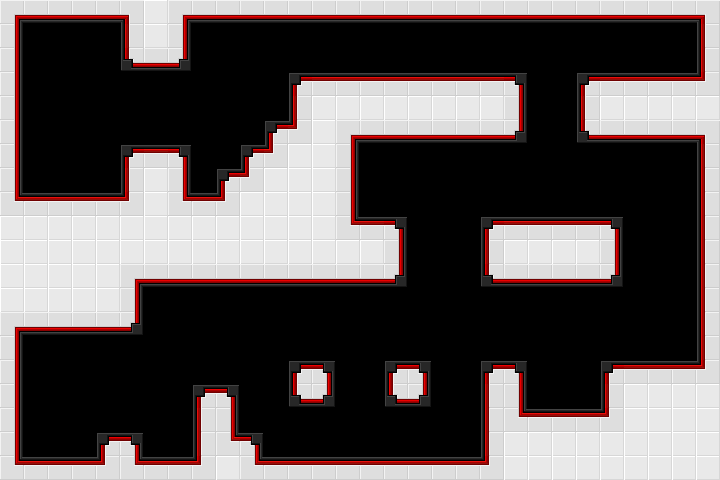

Below is a game level as drawn by its tile map, then a one-line description and the .tmx that defines it (tile-layer data replaced by summaries):
An orthogonal 30x20 tile map with 24x24 px tiles, 1 tile layer (Tile Layer 1).

<map version="1.0" orientation="orthogonal" width="30" height="20" tilewidth="24" tileheight="24">
 <tileset firstgid="1" name="tiles" tilewidth="24" tileheight="24">
  <image source="tiles.png" width="96" height="120" />
 </tileset>
 <layer name="Tile Layer 1" width="30" height="20">
  <data>[600 cells, 302 non-empty, 13 distinct tile ids]</data>
 </layer>
</map>
